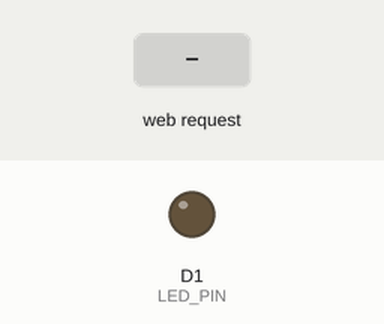
Recording of a sketch running on a simulated ESP8266 (NodeMCU). Shown: output pins drawn as LEDs (lit = HIGH). The inputs (shaded band) are chosen by the test bench. What the sketch prints to the serial monitor is not drawn.

Above: at 1.2 s.
1.3 s: HTTP request GET /on received
At 2.0 s:
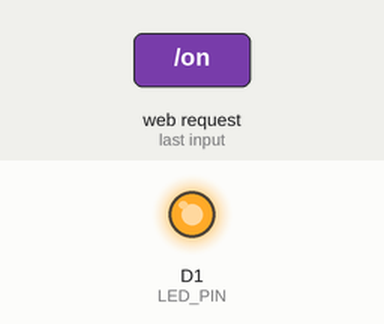
2.8 s: HTTP request GET /off received
At 3.1 s:
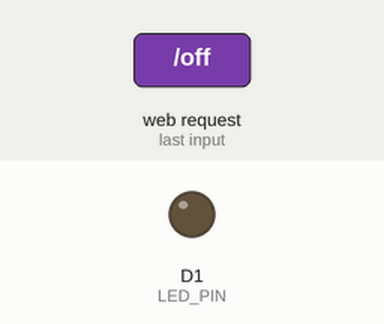
Timing chart, 0 to 5.8 s (numbered marks = the images above; inputs shaded):
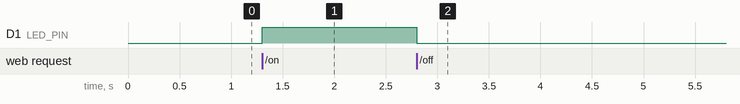

Measured:
- after the input at 1.3 s, D1 (LED_PIN): LOW → HIGH at once
- after the input at 2.8 s, D1 (LED_PIN): HIGH → LOW at once

The sketch:

wifi_led.ino
```cpp
#include <ESP8266WiFi.h>
#include <ESP8266WebServer.h>

// Hardware
#define LED_PIN D1

// WiFi credentials
const char* ssid = "IoT_Workshop";
const char* password = "12345678";

// Web server on port 80
ESP8266WebServer server(80);


// Webpage
void handleRoot() {

    String page = R"rawliteral(
    <!DOCTYPE html>
    <html>
    <head>
        <title>IoT LED Control</title>

        <meta name="viewport"
        content="width=device-width, initial-scale=1">

        <style>
            body {
                text-align: center;
                font-family: Arial;
                margin-top: 60px;
            }

            button {
                padding: 20px 40px;
                margin: 10px;
                font-size: 20px;
            }
        </style>
    </head>

    <body>
        <h1>ESP8266 LED Control</h1>

        <button onclick="fetch('/on')">
            ON
        </button>

        <button onclick="fetch('/off')">
            OFF
        </button>

    </body>
    </html>
    )rawliteral";

    server.send(200, "text/html", page);
}


// Turn LED ON
void handleLEDOn() {

    digitalWrite(LED_PIN, HIGH);

    server.send(200, "text/plain", "LED ON");
}


// Turn LED OFF
void handleLEDOff() {

    digitalWrite(LED_PIN, LOW);

    server.send(200, "text/plain", "LED OFF");
}


void setup() {

    Serial.begin(115200);

    pinMode(LED_PIN, OUTPUT);
    digitalWrite(LED_PIN, LOW);

    // Create WiFi Access Point
    WiFi.softAP(ssid, password);

    // Print IP address
    Serial.print("AP IP: ");
    Serial.println(WiFi.softAPIP());

    // Define webpage routes
    server.on("/", handleRoot);
    server.on("/on", handleLEDOn);
    server.on("/off", handleLEDOff);

    // Start server
    server.begin();

    Serial.println("Web server started");
}


void loop() {

    server.handleClient();

}
```
